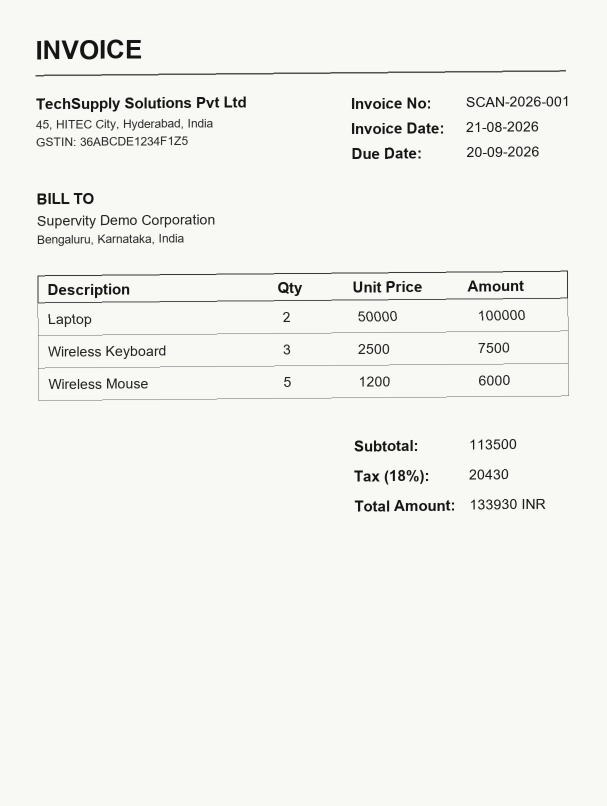
#> input picture sample_data/invoices/invoice_scanned.png, 1214 x 1612 px (shown at 1/2 size)
$ python -i image_preprocessor.py   (imports and definitions only)
#> lines starting #> are read from the running program, lines starting #| are printed output that depends on the picture; after the words box and inside, x2 and y2 are one past the last pixel; in counts of white or black regions, pixels touching at a corner belong together
import cv2
import numpy as np
from PIL import Image


class ImagePreprocessor:

    def preprocess(self, image: Image.Image) -> Image.Image:
        """
        Apply preprocessing steps to improve OCR quality.
        """

        # Convert PIL image to NumPy array
        image_np = np.array(image)

        # Convert RGB to grayscale
        if len(image_np.shape) == 3:
            gray = cv2.cvtColor(
                image_np,
                cv2.COLOR_RGB2GRAY
            )
        else:
            gray = image_np

        # Upscale small images
        height, width = gray.shape
#> height = 1612; width = 1214

        if width < 1500:
            scale = 2
            gray = cv2.resize(
                gray,
                None,
                fx=scale,
                fy=scale,
                interpolation=cv2.INTER_CUBIC
            )
#> gray: shape (3224, 2428)

        # Reduce noise
        denoised = cv2.fastNlMeansDenoising(
            gray,
            None,
            h=10,
            templateWindowSize=7,
            searchWindowSize=21
        )

        # Improve local contrast
        clahe = cv2.createCLAHE(
            clipLimit=2.0,
            tileGridSize=(8, 8)
        )

        enhanced = clahe.apply(denoised)
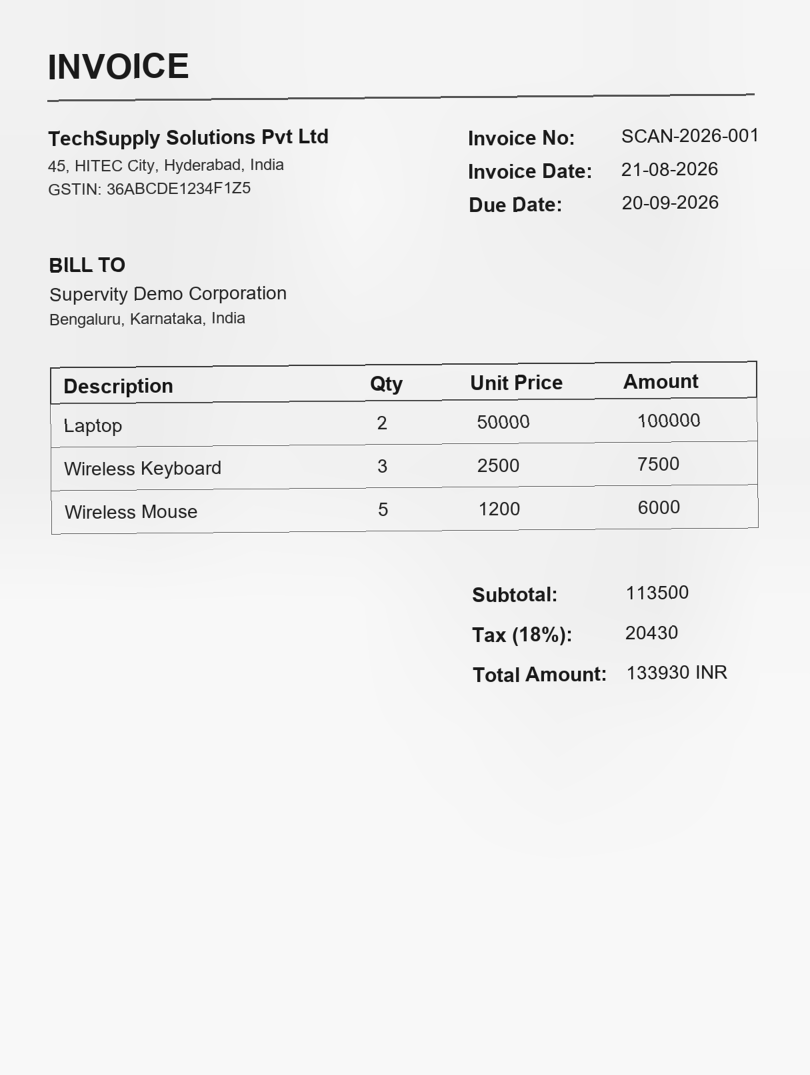
#> enhanced: shape (3224, 2428) (shown at 1/3 size); min 1, max 255, mean 239

        # Adaptive thresholding
        thresholded = cv2.adaptiveThreshold(
            enhanced,
            255,
            cv2.ADAPTIVE_THRESH_GAUSSIAN_C,
            cv2.THRESH_BINARY,
            31,
            11
        )
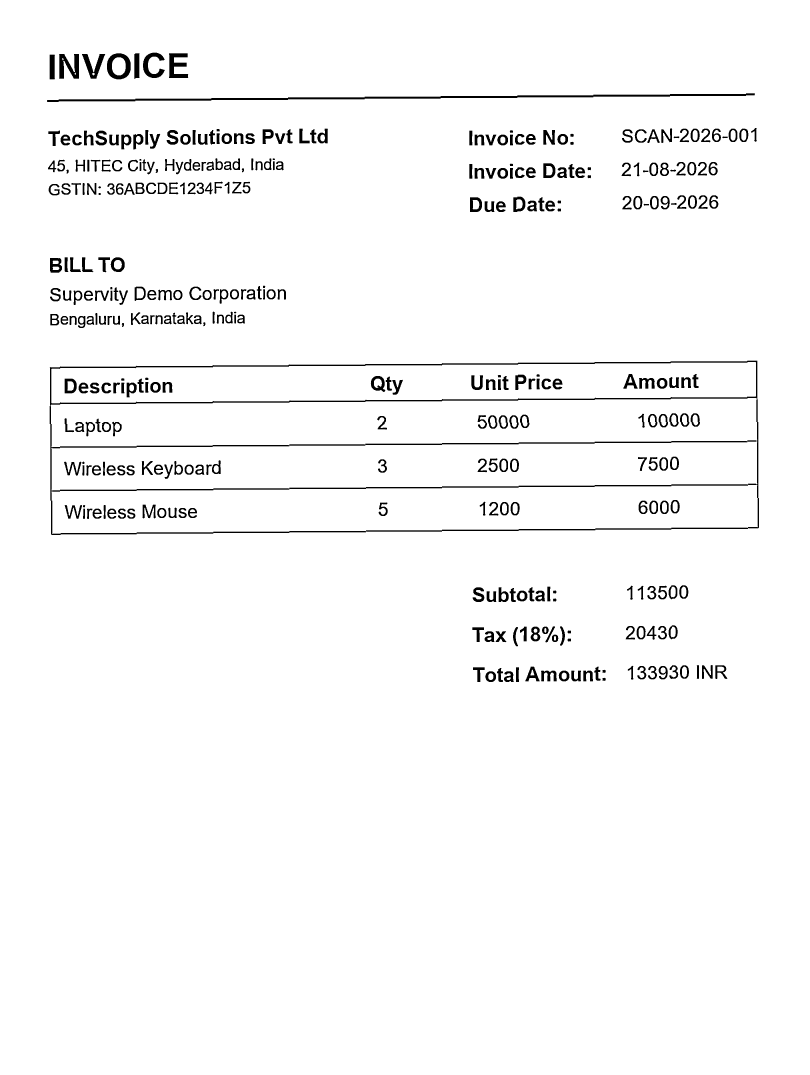
#> thresholded: shape (3224, 2428) (shown at 1/3 size); 97.1% white; 367 black regions, largest, box (x1, y1, x2, y2) and area: (149, 1082, 2277, 1605) 46324, (141, 280, 2265, 306) 12738, (321, 160, 392, 238) 2719

        # Convert back to PIL Image
        processed_image = Image.fromarray(
            thresholded
        )

        return processed_image

>>> import cv2
>>> picture = cv2.cvtColor(cv2.imread('../../sample_data/invoices/invoice_scanned.png'), cv2.COLOR_BGR2RGB)
>>> result = ImagePreprocessor().preprocess(picture)
